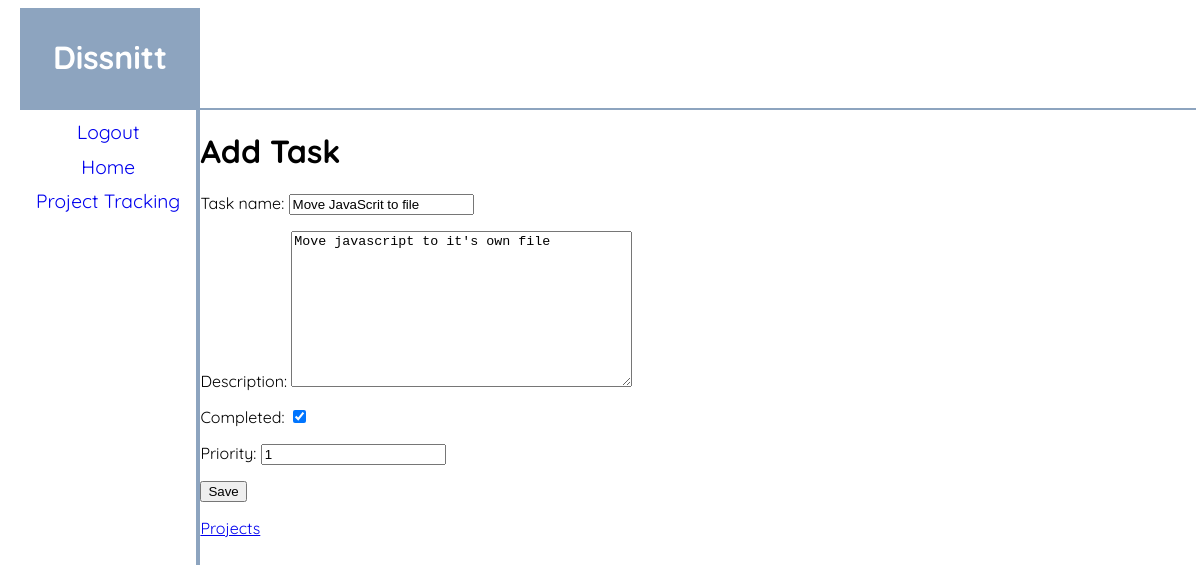
Screenshot of /todo/task/2/17/edit/ with the database file from the repository.
### todo/models.py (models this page shows, shortened)
class Task(models.Model):
    task_name = models.CharField(max_length=30)
    created_date = models.DateTimeField('created_date')
    completed = models.BooleanField()
    description = models.TextField()
    priority = models.IntegerField()
    project = models.ForeignKey(Project, on_delete=models.CASCADE)

### todo/views.py (the view)
# urls.py: url(r'^task/(?P<pk>[0-9]+)/(?P<tk>[0-9]+)/edit/$', views.edit_task, name='edit_task'),
def edit_task(request, pk, tk):
    task = get_object_or_404(Task, pk=tk)
    project = get_object_or_404(Project, pk=pk)
    if request.method == 'POST':
        form = TaskForm(request.POST, instance=task)
        if form.is_valid():
            task.save()
            return redirect('todo:detail', pk=project.pk)
    else:
        form = TaskForm(instance=task)
    return render(request, 'todo/task_edit.html', {'form': form})

### todo/forms.py
class TaskForm(forms.ModelForm):
    class Meta:
        model = Task
        fields = ['task_name', 'description', 'completed', 'priority']

### todo/templates/todo/task_edit.html
{% extends 'base.html' %}
{% block content %}
    <h1>Add Task</h1>
    <form method="POST">{% csrf_token %}
        {{ form.as_p }}
        <button type="submit" >Save</button>
    </form>
<a href="{% url 'todo:index' %}">Projects</a>
{% endblock %}

### mylogin/static/mylogin/css/base.css (style rules this page uses)
body { padding: 0; width: 100%; }

### rows the page displays
Task: task_name "Move JavaScrit to file", description "Move javascript to it's own file", completed "☑", priority "1"
